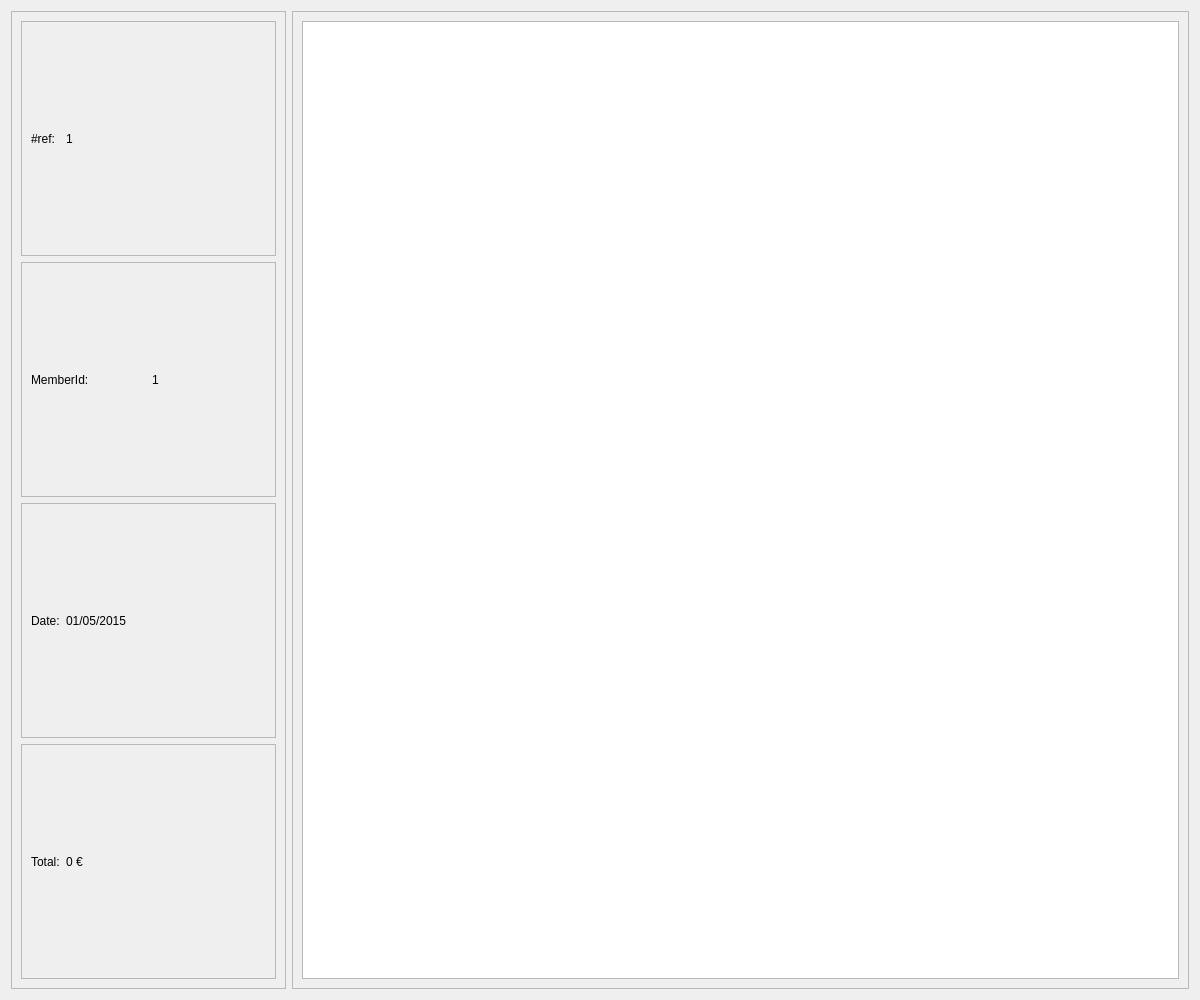
<?xml version="1.0" encoding="UTF-8"?>
<ui version="4.0">
 <class>InvoiceDetailsWidget</class>
 <widget class="QWidget" name="InvoiceDetailsWidget">
  <property name="geometry">
   <rect>
    <x>0</x>
    <y>0</y>
    <width>1200</width>
    <height>1000</height>
   </rect>
  </property>
  <property name="windowTitle">
   <string>Form</string>
  </property>
  <property name="styleSheet">
   <string notr="true"/>
  </property>
  <layout class="QHBoxLayout" name="horizontalLayout">
   <item>
    <widget class="QFrame" name="pruductListFrame">
     <property name="frameShape">
      <enum>QFrame::StyledPanel</enum>
     </property>
     <property name="frameShadow">
      <enum>QFrame::Raised</enum>
     </property>
     <layout class="QVBoxLayout" name="verticalLayout">
      <item>
       <widget class="QFrame" name="invoiceIdFrame">
        <property name="frameShape">
         <enum>QFrame::StyledPanel</enum>
        </property>
        <property name="frameShadow">
         <enum>QFrame::Raised</enum>
        </property>
        <layout class="QHBoxLayout" name="horizontalLayout_2">
         <item>
          <widget class="QLabel" name="invoiceIdLabel">
           <property name="text">
            <string>#ref:</string>
           </property>
          </widget>
         </item>
         <item>
          <widget class="QLabel" name="invoiceIdValueLabel">
           <property name="minimumSize">
            <size>
             <width>200</width>
             <height>0</height>
            </size>
           </property>
           <property name="text">
            <string>1</string>
           </property>
          </widget>
         </item>
        </layout>
       </widget>
      </item>
      <item>
       <widget class="QFrame" name="memberIdFrame">
        <property name="frameShape">
         <enum>QFrame::StyledPanel</enum>
        </property>
        <property name="frameShadow">
         <enum>QFrame::Raised</enum>
        </property>
        <layout class="QHBoxLayout" name="horizontalLayout_5">
         <item>
          <widget class="QLabel" name="memberIdLabel">
           <property name="text">
            <string>MemberId:</string>
           </property>
          </widget>
         </item>
         <item>
          <widget class="QLabel" name="memberIdValueLabel">
           <property name="text">
            <string>1</string>
           </property>
          </widget>
         </item>
        </layout>
       </widget>
      </item>
      <item>
       <widget class="QFrame" name="invoiceDateFrame">
        <property name="frameShape">
         <enum>QFrame::StyledPanel</enum>
        </property>
        <property name="frameShadow">
         <enum>QFrame::Raised</enum>
        </property>
        <layout class="QHBoxLayout" name="horizontalLayout_3">
         <item>
          <widget class="QLabel" name="invoiceDateLabel">
           <property name="text">
            <string>Date:</string>
           </property>
          </widget>
         </item>
         <item>
          <widget class="QLabel" name="invoiceDateValueLabel">
           <property name="minimumSize">
            <size>
             <width>200</width>
             <height>0</height>
            </size>
           </property>
           <property name="text">
            <string>01/05/2015</string>
           </property>
          </widget>
         </item>
        </layout>
       </widget>
      </item>
      <item>
       <widget class="QFrame" name="invoiceTotalFrame">
        <property name="frameShape">
         <enum>QFrame::StyledPanel</enum>
        </property>
        <property name="frameShadow">
         <enum>QFrame::Raised</enum>
        </property>
        <layout class="QHBoxLayout" name="horizontalLayout_4">
         <item>
          <widget class="QLabel" name="invoiceTotalLabel">
           <property name="text">
            <string>Total:</string>
           </property>
          </widget>
         </item>
         <item>
          <widget class="QLabel" name="invoiceTotalValueLabel">
           <property name="minimumSize">
            <size>
             <width>200</width>
             <height>0</height>
            </size>
           </property>
           <property name="text">
            <string>0 €</string>
           </property>
          </widget>
         </item>
        </layout>
       </widget>
      </item>
     </layout>
    </widget>
   </item>
   <item>
    <widget class="QFrame" name="invoiceInfoFrame">
     <property name="frameShape">
      <enum>QFrame::StyledPanel</enum>
     </property>
     <property name="frameShadow">
      <enum>QFrame::Raised</enum>
     </property>
     <layout class="QVBoxLayout" name="verticalLayout_2">
      <item>
       <widget class="QTableWidget" name="productTableWidget">
        <property name="editTriggers">
         <set>QAbstractItemView::NoEditTriggers</set>
        </property>
        <property name="selectionMode">
         <enum>QAbstractItemView::NoSelection</enum>
        </property>
        <property name="selectionBehavior">
         <enum>QAbstractItemView::SelectRows</enum>
        </property>
        <attribute name="verticalHeaderVisible">
         <bool>false</bool>
        </attribute>
       </widget>
      </item>
     </layout>
    </widget>
   </item>
  </layout>
 </widget>
 <resources/>
 <connections/>
</ui>
